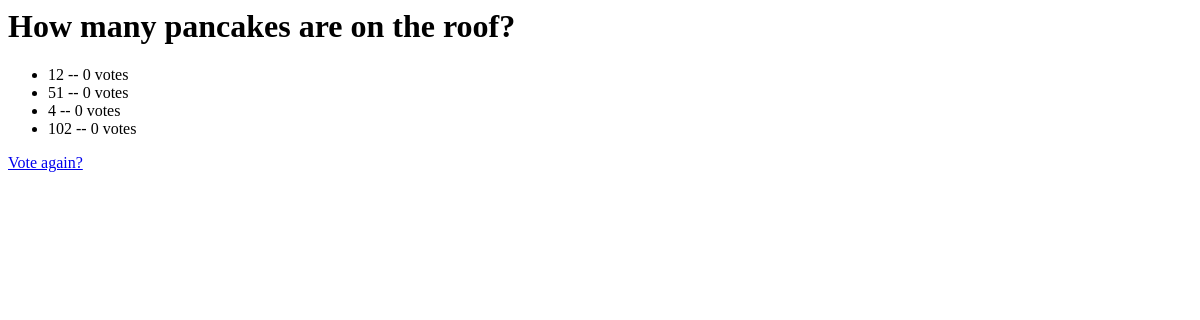
Page /polls/3/results/ on the earlier database version.
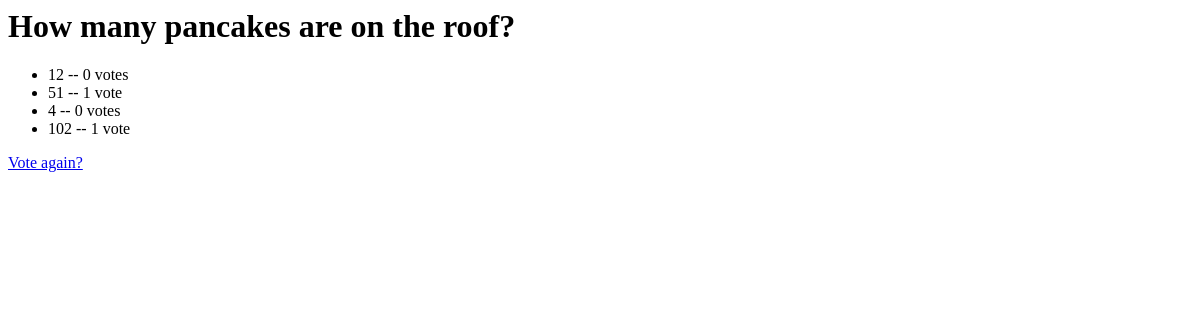
Same page on the later database version.
### polls/models.py (models this page shows, shortened)
class Question(models.Model):
    question_text = models.CharField(max_length=200)
    pub_date = models.DateTimeField('Published:')

class Choice(models.Model):
    question = models.ForeignKey(Question, on_delete=models.CASCADE)
    choice_text = models.CharField(max_length=200)
    votes = models.IntegerField(default=0)

### polls/views.py (the view)
# urls.py: path('<int:pk>/results/', views.ResultsView.as_view(), name='results'),
class ResultsView(generic.DetailView):
    model = Question
    template_name = 'polls/results.html'

### polls/templates/polls/results.html
<h1>{{ question.question_text }}</h1>
<ul>
{% for choice in question.choice_set.all %}
    <li>{{ choice.choice_text }} -- {{ choice.votes }} vote{{ choice.votes|pluralize }}</li>
{% endfor %}
</ul>
<a href="{% url 'polls:detail' question.id %}">Vote again?</a>

Differences in the rows shown:
changed Choice (number 2 of 4 on the later page): votes "0" → "1"
changed Choice (number 4 of 4 on the later page): votes "0" → "1"
